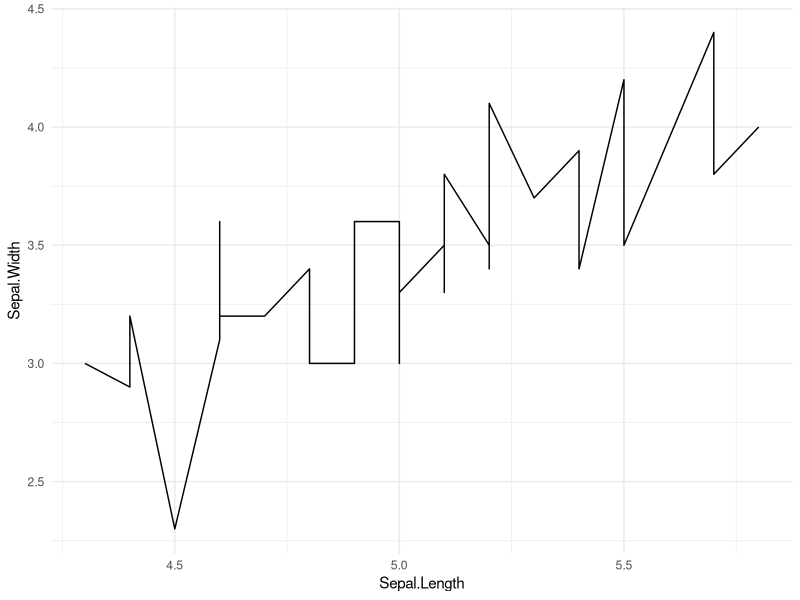
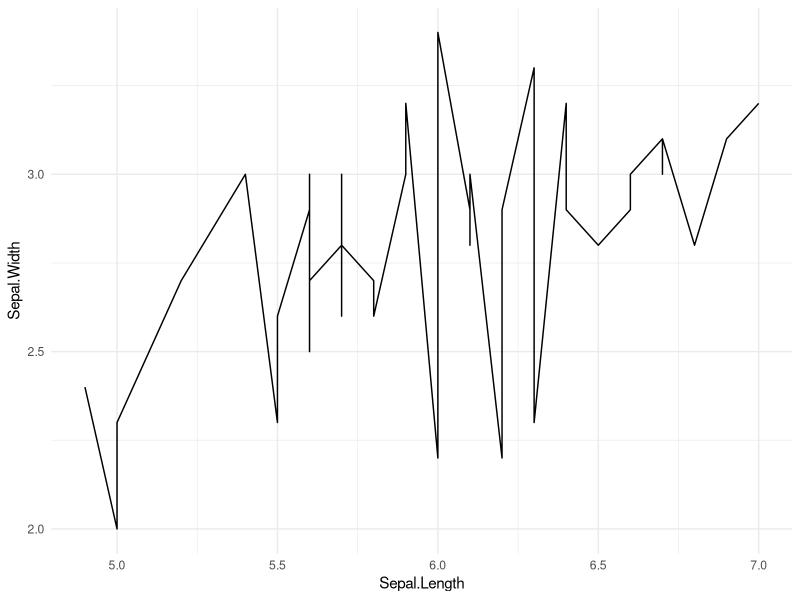
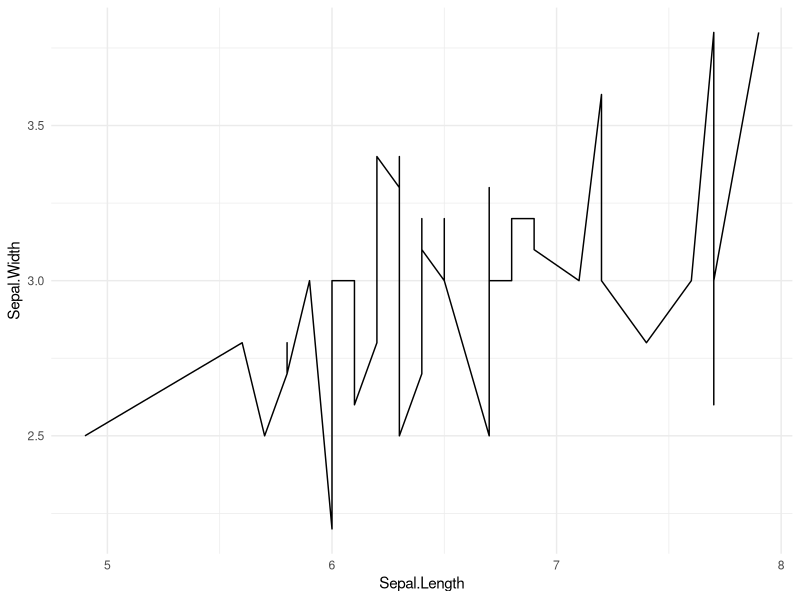
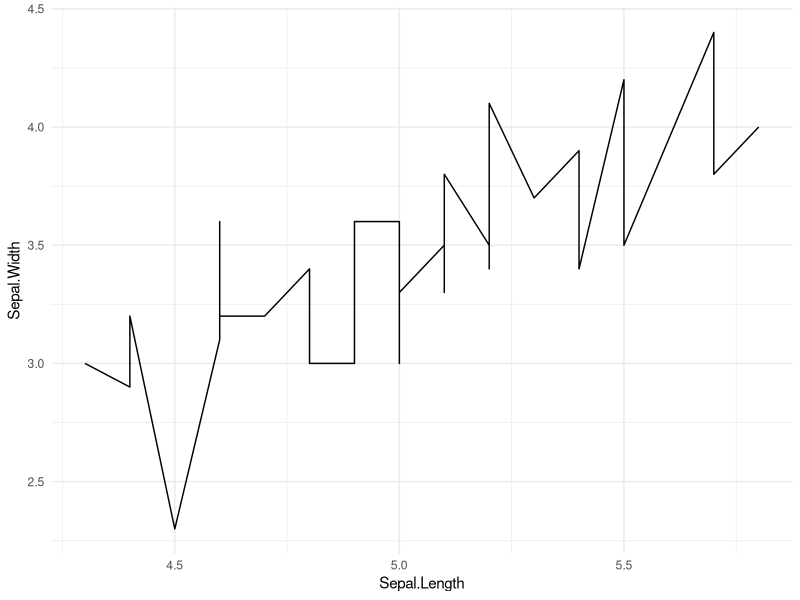
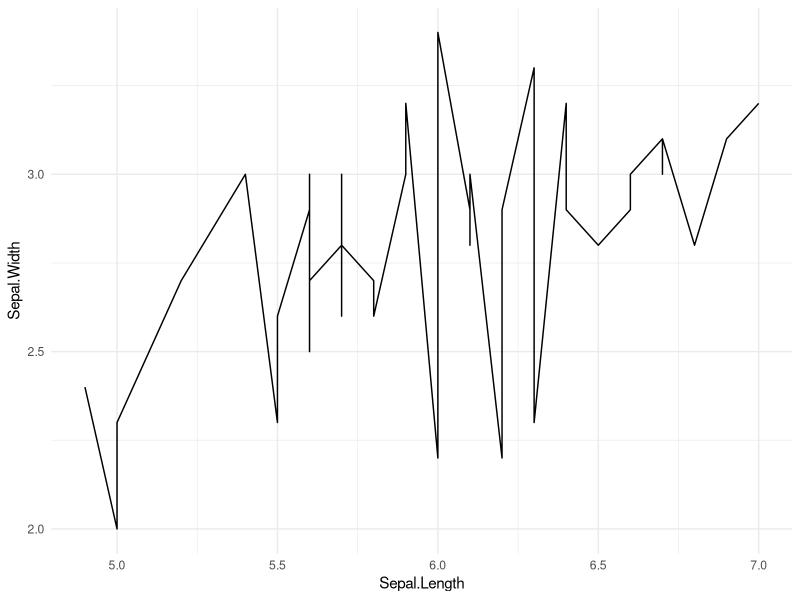
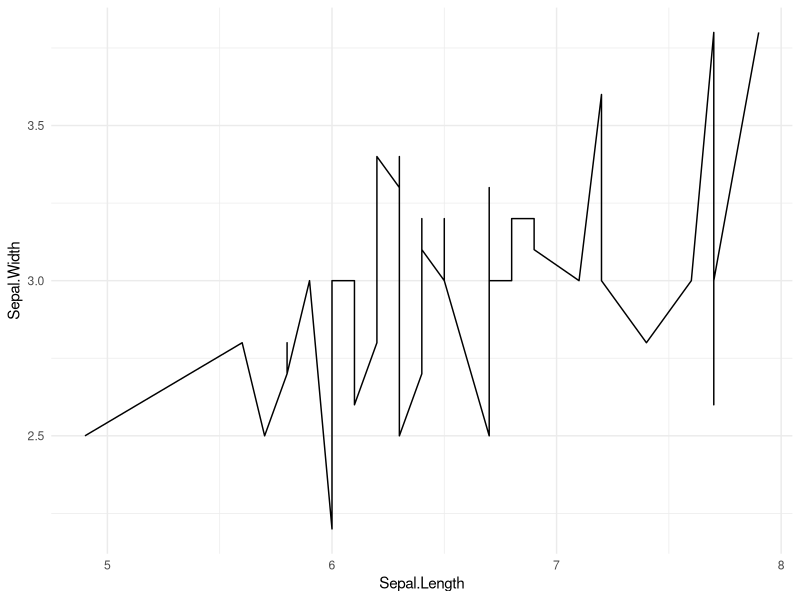
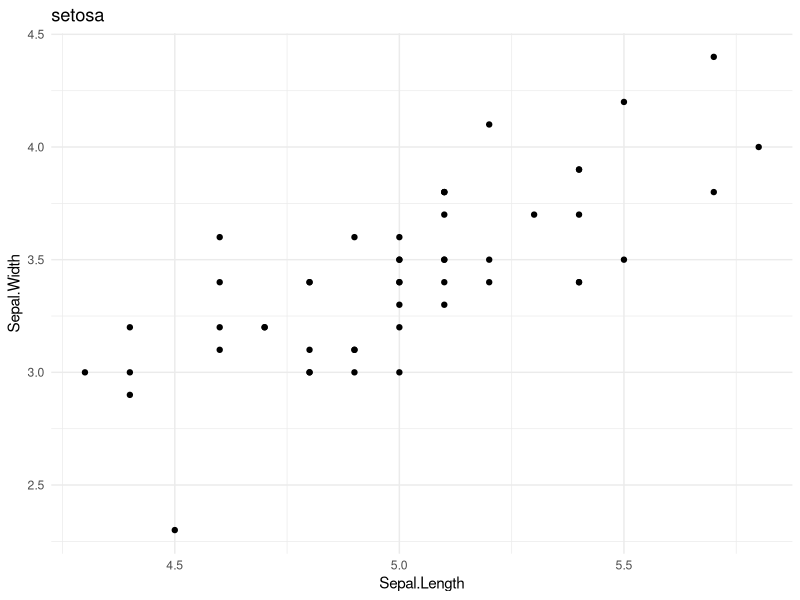
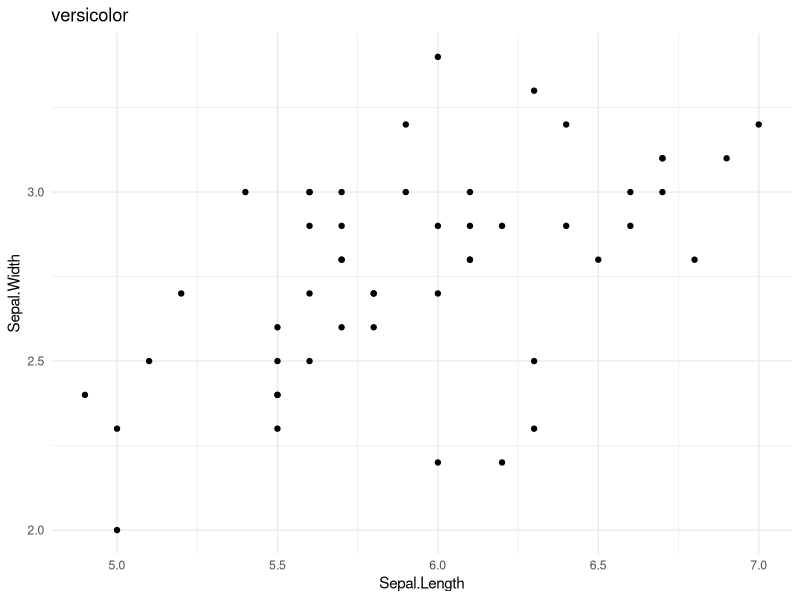

Write the R code that produced these figures, in order.
library(tidyverse)

Plot <- iris |> select(1,2,5) |>
  group_by(Species) |> nest() |> mutate(plot=map2(.x = data,.y = Species,~ggplot(data = .x)+theme_minimal()+geom_line(aes(x = Sepal.Length,y = Sepal.Width))))


print(Plot$plot)


Plot |> pull()




Plot <- iris  |>
group_by(Species) |> nest() |> mutate(plot=map2(.x = data,.y = Species,~ggplot(data = .x)+theme_minimal()+geom_point(aes(x = Sepal.Length,y = Sepal.Width,group=1))+
labs(title = .y)))


Plot |> pull()


# Save the Plot
map2(paste0(Plot$plot, ".pdf"), Plot$plot, ggsave)
